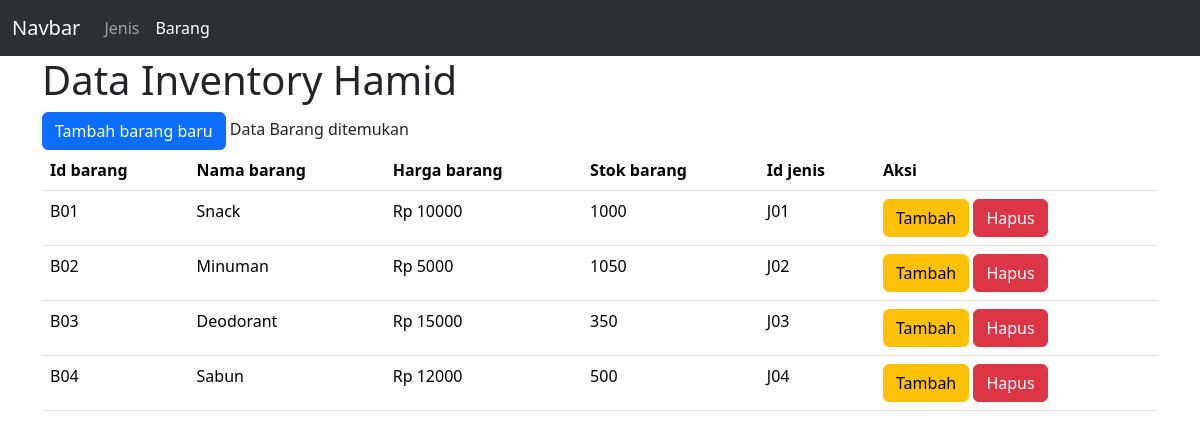
The app's page /view/Barang/index.php with its own data.
### tables this page shows
CREATE TABLE `barang` (
  `Id_barang` varchar(20) NOT NULL,
  `Nama_barang` varchar(35) DEFAULT NULL,
  `Harga_barang` varchar(60) DEFAULT NULL,
  `Stok_barang` int DEFAULT NULL,
  `Id_jenis` varchar(15) DEFAULT NULL
);

### view/Barang/index.php (the view, shortened to what this page needs)
<!DOCTYPE html>
<html lang="en">
<head>
    <link rel="stylesheet" href="https://cdn.jsdelivr.net/npm/bootstrap@5.3.3/dist/css/bootstrap.min.css">
</head>
<body>
<nav class="navbar navbar-expand-lg bg-body-tertiary" data-bs-theme="dark">
  <div class="container-fluid">
    <a class="navbar-brand" href="#">Navbar</a>
    <div class="collapse navbar-collapse" id="navbarNav">
      <ul class="navbar-nav">
        <li class="nav-item">
          <a class="nav-link " aria-current="page" href="../Jenis/index.php">Jenis</a>
        </li>
        <li class="nav-item">
          <a class="nav-link active" href="">Barang</a>
        </li>
      </ul>
    </div>
  </div>
</nav>
    <div class="container">
      <h1>Data Inventory Hamid</h1>
      <a href="view_tambah.php" class="btn btn-primary">Tambah barang baru</a>
     <table class="table">
            <tr>
            <th scope="col">Id barang</th>
            <th scope="col">Nama barang</th>
            <th scope="col">Harga barang</th>
            <th scope="col">Stok barang</th>
            <th scope="col">Id jenis</th>
            <th>Aksi</th>
            </tr>
    <tbody>
         <?php
             include "../../config/koneksi.php";
              $query = mysqli_query($conn, "SELECT * FROM barang");
              if(mysqli_num_rows($query)){
                  while($result = mysqli_fetch_assoc($query)){
              ?>
              <tr>
                  <td><?php echo $result['Id_barang'] ?></td>
                  <td><?php echo $result['Nama_barang'] ?></td>
                  <td><?php echo $result['Harga_barang'] ?></td>
                  <td><?php echo $result['Stok_barang'] ?></td>
                  <td><?php echo $result['Id_jenis'] ?></td>
                  <td>
                      <a href='view_tambah.php' class="btn btn-warning">Tambah</a>
                      <a onclick="return confirm('bener nih?')" class="btn btn-danger">Hapus</a>
                  </td>
              </tr>
              <?php
                  }
              } else {
                  echo "Data Barang tidak ditemukan";
              }
        ?>
    </tbody>
    </table>
    </div>
</body>
</html>

### records on screen
barang: Id_barang "B01", Nama_barang "Snack", Harga_barang "Rp 10000", Stok_barang "1000", Id_jenis "J01"
barang: Id_barang "B02", Nama_barang "Minuman", Harga_barang "Rp 5000", Stok_barang "1050", Id_jenis "J02"
barang: Id_barang "B03", Nama_barang "Deodorant", Harga_barang "Rp 15000", Stok_barang "350", Id_jenis "J03"
barang: Id_barang "B04", Nama_barang "Sabun", Harga_barang "Rp 12000", Stok_barang "500", Id_jenis "J04"
